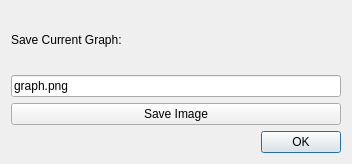
<?xml version="1.0" encoding="UTF-8"?>
<ui version="4.0">
 <class>save_graph</class>
 <widget class="QDialog" name="save_graph">
  <property name="geometry">
   <rect>
    <x>0</x>
    <y>0</y>
    <width>352</width>
    <height>164</height>
   </rect>
  </property>
  <property name="windowTitle">
   <string>Save Graph</string>
  </property>
  <layout class="QVBoxLayout" name="verticalLayout">
   <item>
    <widget class="QLabel" name="label">
     <property name="text">
      <string>Save Current Graph:</string>
     </property>
    </widget>
   </item>
   <item>
    <widget class="QLineEdit" name="lineEdit">
     <property name="text">
      <string>graph.png</string>
     </property>
    </widget>
   </item>
   <item>
    <widget class="QPushButton" name="save_image">
     <property name="text">
      <string>Save Image</string>
     </property>
    </widget>
   </item>
   <item>
    <widget class="QDialogButtonBox" name="buttonBox">
     <property name="standardButtons">
      <set>QDialogButtonBox::Ok</set>
     </property>
    </widget>
   </item>
  </layout>
 </widget>
 <resources/>
 <connections>
  <connection>
   <sender>buttonBox</sender>
   <signal>accepted()</signal>
   <receiver>save_graph</receiver>
   <slot>accept()</slot>
   <hints>
    <hint type="sourcelabel">
     <x>175</x>
     <y>142</y>
    </hint>
    <hint type="destinationlabel">
     <x>175</x>
     <y>81</y>
    </hint>
   </hints>
  </connection>
 </connections>
</ui>
